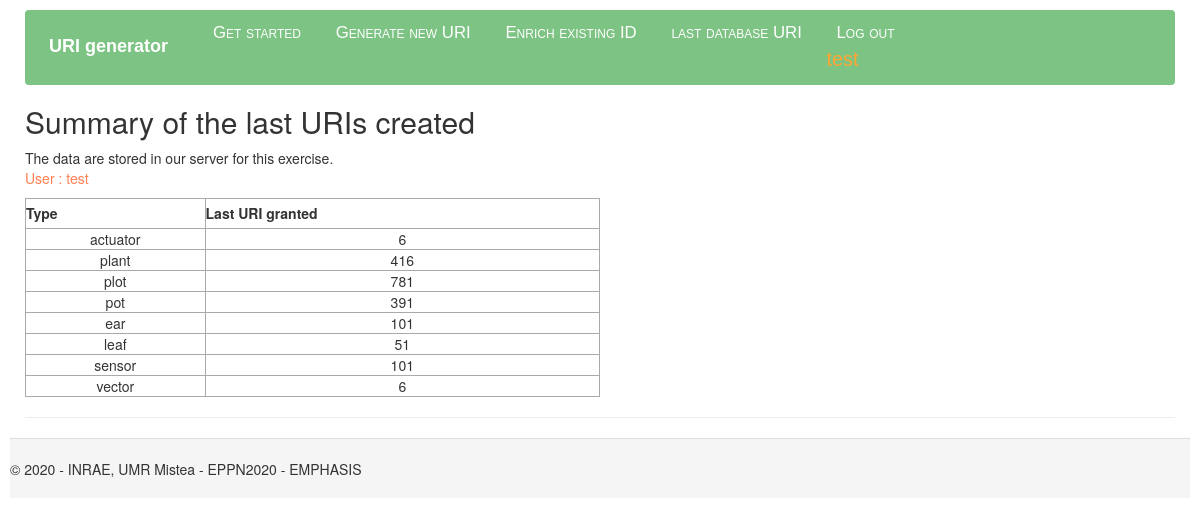
Before: /your_database (signed in) with the older database file.
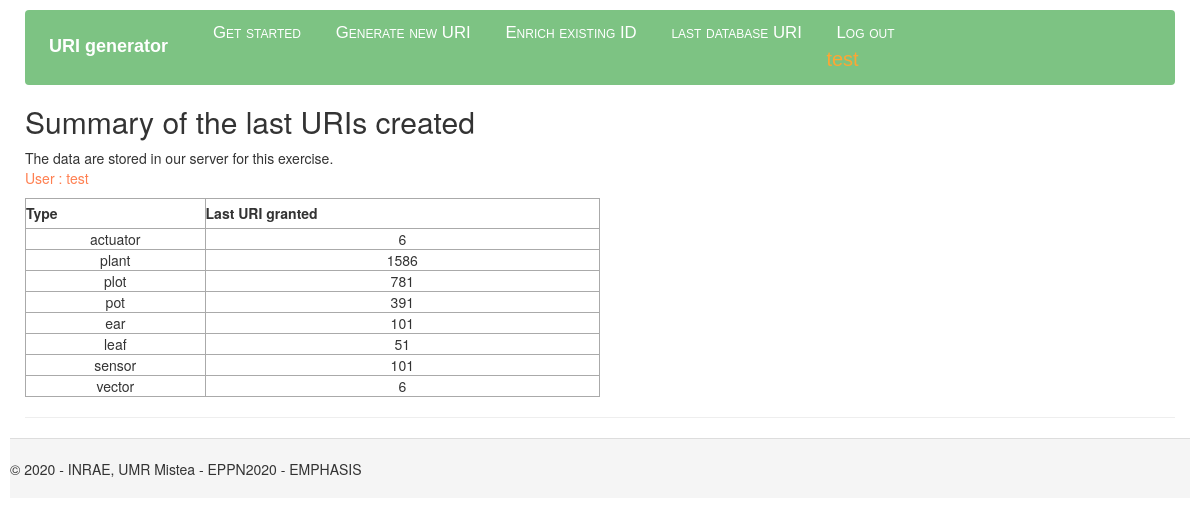
After: the same page with the newer database file.
### main.py (models this page shows)
class user_collected_URI(db.Model):
    id = db.Column(db.Integer, primary_key=True)
    user = db.Column(db.String(200), nullable=False)
    type = db.Column(db.String(200), nullable=False)
    lastvalue = db.Column(db.String(200), nullable=False, default=1)
    date_created = db.Column(db.DateTime, default=datetime.utcnow)

### main.py (the view)
@app.route("/your_database")
def your_database():
    collections = user_collected_URI.query.filter_by(user = session['username'])
    return render_template("your_database.html", collections=collections, username = session['username'], statut = session['logged_in'])

### templates/your_database.html (shortened to what this page needs)
{% extends "generator.html" %}
{% block content %}
<h2>Summary of the last URIs created</h2>
<p style=" color: coral; width: 15%;">
  </p>
<table class=content>
    <tr>
        <th>Type</th>
        <th>Last URI granted</th>
    </tr>
    {% for collection in collections %}
    <tr>
        <td>{{collection.type}}</td>
        <td>{{collection.lastvalue}}</td>
    </tr>
    {% endfor %}
</table>
{% endblock %}

### templates/generator.html (shortened to what this page needs)
<!DOCTYPE html>
<html>
    <head>
        <link rel="stylesheet" type="text/css" href="static/css/style.css" />
        <link rel="stylesheet" href="https://cdnjs.cloudflare.com/ajax/libs/font-awesome/4.7.0/css/font-awesome.min.css">
        <link rel="stylesheet" type="text/css" href="static/css/bootstrap.min.css">
    </head>
    <body>
        <div class="container-fluid">
          <div class="navbar dropdown" >
            <a href="home" class="navbar-brand">URI generator</a>
            {% if statut %}
            <a href="get_started" class="navbar-item">Get started</a>
            <a href="import_dataset" class="navbar-item">Generate new URI</a>
            <a href="existing_ID" class="navbar-item">Enrich existing ID</a>
            <a href="your_database" class="navbar-item">last database URI</a>
            <a href="logout" class="navbar-item">Log out</a>
            <a style="color: rgb(253, 166, 52); width: 30%; font-size: 20px; float:right"  ;>
              </a>
            {% endif %}
            </div>
            <div class="body-content" id=URI_generator>
              {% block content %}
              {% endblock %}
              <hr/>
            </div>
       </div>
        <footer>
          <p>© 2020 - INRAE, UMR Mistea - EPPN2020 - EMPHASIS</p>
      </footer>
    </body>
</html>

### static/css/style.css (style rules this page uses)
body { margin-left:10%; padding: 10px; font-family:'Segoe UI', Tahoma, Geneva, Verdana, sans-serif; }
footer { height: 60px; background-color: #f5f5f5; border-top: 1px solid #ddd; padding-top: 20px; }
.navbar { background-color: #7dc383; font-size: 1.2em; font-family: 'Trebuchet MS', 'Lucida Sans Unicode', 'Lucida Grande', 'Lucida Sans', Arial, sans-serif; color: rgb(255, 255, 255); padding: 10px 8px 10px 8px; }
.navbar a { text-decoration: none; color: inherit; }
.navbar-brand { font-size: 1.4em; font-weight: 600; }
.navbar-item { font-variant: small-caps; margin-left: 30px; }
.content { margin: 0; width: 50%; }
table, td, th { border: 1px solid #aaa; }
table { border-collapse: collapse; width: 100%; }
th { height: 30px; }
td { text-align: center; padding: 5px; }

Changed rows visible on the page:
changed user_collected_URI (number 2 of 8 on the later page): lastvalue "416" → "1586"
